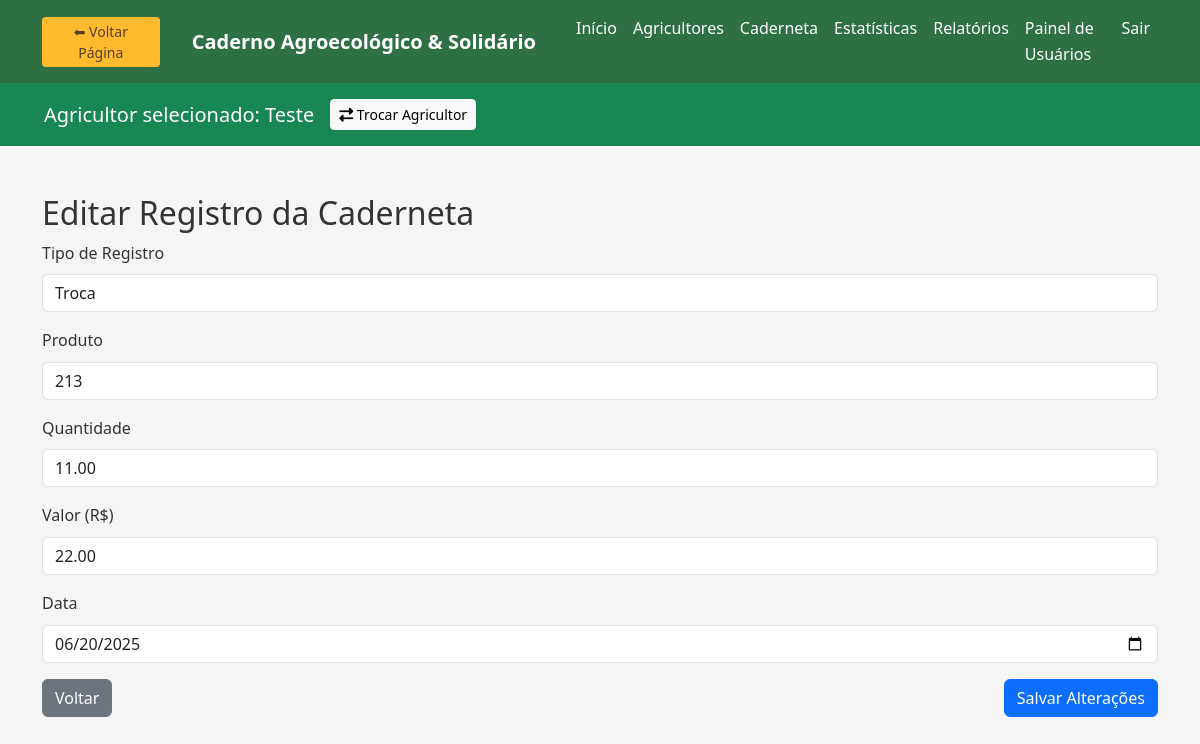
/api/caderneta/editar.php?id=4 (signed in), run on the app's committed database.
### tables this page shows
CREATE TABLE `agricultores` (
  `id` int(11) NOT NULL,
  `nome` varchar(150) NOT NULL,
  `organizacao` varchar(150) DEFAULT NULL,
  `uf` char(2) DEFAULT NULL,
  `municipio` varchar(100) DEFAULT NULL,
  `comunidade` varchar(100) DEFAULT NULL,
  `data_registro` timestamp NOT NULL DEFAULT current_timestamp()
);

CREATE TABLE `caderneta` (
  `id` int(11) NOT NULL,
  `usuario_id` int(11) NOT NULL,
  `produto` varchar(100) NOT NULL,
  `quantidade` decimal(10,2) NOT NULL,
  `valor` decimal(10,2) NOT NULL,
  `data` date NOT NULL,
  `observacoes` text DEFAULT NULL,
  `tipo_cadastro` enum('CONSUMO','TROCA','DOAÇÃO','VENDA') NOT NULL,
  `data_registro` timestamp NOT NULL DEFAULT current_timestamp()
);

### api/caderneta/editar.php (the view, shortened to what this page needs)
<?php
include '../../includes/header.php';
require_once '../../includes/conexao.php';
$id_agricultor = $_SESSION['agricultor_selecionado'] ?? null;
$stmt = $conexao->prepare("SELECT nome FROM agricultores WHERE id = ?");
$stmt->bind_param("i", $id_agricultor);
$stmt->execute();
$result = $stmt->get_result();
$nome_agricultor = '';
if ($row = $result->fetch_assoc()) {
    $nome_agricultor = $row['nome'];
}
$id = $_GET['id'];
$stmt = mysqli_prepare($conexao, "SELECT * FROM caderneta WHERE id = ?");
mysqli_stmt_bind_param($stmt, "i", $id);
mysqli_stmt_execute($stmt);
$result = mysqli_stmt_get_result($stmt);
if (!$registro = mysqli_fetch_assoc($result)) {
    echo "Registro não encontrado.";
    exit;
}
?>
<header class="bg-success text-white py-3">
    <div class="container d-flex center-content-between align-items-center">
        <h5 class="mb-0 me-3">Agricultor selecionado: <?= htmlspecialchars($nome_agricultor) ?></h5>
        <a href="../../selecionar_agricultor.php" class="btn btn-light btn-sm">
            <i class="fas fa-exchange-alt"></i> Trocar Agricultor
        </a>
    </div>
</header>
    <div class="container mt-5">
        <h2>Editar Registro da Caderneta</h2>
        <form action="atualizar.php" method="POST">
            <div class="mb-3">
                <label class="form-label">Tipo de Registro</label>
                <select name="tipo_cadastro" class="form-control" required>
                    <option value="TROCA" <?= $registro['tipo_cadastro'] == 'TROCA' ? 'selected' : '' ?>>Troca</option>
                </select>
            </div>
            <div class="mb-3">
                <label class="form-label">Produto</label>
                <input type="text" name="produto" class="form-control" value="<?= htmlspecialchars($registro['produto']) ?>" required>
            </div>
            <div class="mb-3">
                <label class="form-label">Quantidade</label>
                <input type="number" name="quantidade" class="form-control" step="0.01" value="<?= $registro['quantidade'] ?>" required>
            </div>
            <div class="mb-3">
                <label class="form-label">Valor (R$)</label>
                <input type="number" name="valor" class="form-control" step="0.01" value="<?= $registro['valor'] ?>" required>
            </div>
            <div class="mb-3">
                <label class="form-label">Data</label>
                <input type="date" name="data" class="form-control" value="<?= $registro['data'] ?>" required>
            </div>
            <div class="d-flex justify-content-between">
                <a href="ler.php" class="btn btn-secondary">Voltar</a>
                <button type="submit" class="btn btn-primary">Salvar Alterações</button>
            </div>
        </form>
    </div>
</body>
</html>

### css/style.css (style rules this page uses)
:root { --verde-escuro: #2e7043; --verde-claro: #44a840; --destaque: #ffba2e; --neutro: #583f28; --texto-escuro: #333333; --texto-claro: #f8f8f8; }
body { font-family: "Segoe UI", Arial, sans-serif; color: var(--texto-escuro); background-color: #f5f5f5; line-height: 1.6; display: flex; flex-direction: column; min-height: 100vh; }
header { background-color: var(--verde-escuro); color: var(--texto-claro); padding: 1rem 2rem; }

### data on the page
agricultores: nome "Teste"
caderneta: tipo_cadastro "Troca", produto "213", quantidade "11.00", valor "22.00", data "06/20/2025"
